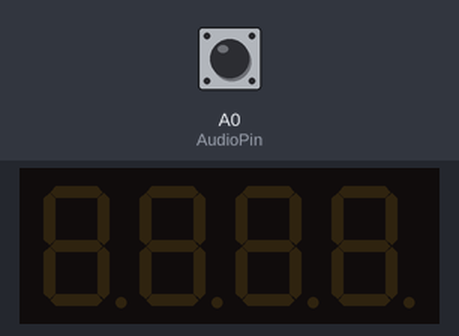
This sketch was run on a simulated Arduino Uno, built with avr-gcc and run on an emulated ATmega328P. Parts: 4-digit seven-segment display. The inputs (shaded band) are chosen by the test bench; at power-on: A0 (AudioPin) HIGH.

Above: at 1.2 s.
1.3 s: A0 (AudioPin) pulled LOW for 0.15 s
At 2.2 s:
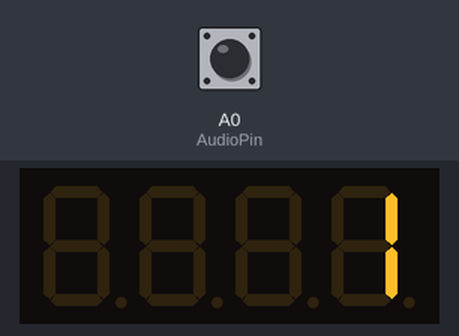
2.9 s: A0 (AudioPin) pulled LOW for 1 s
At 3.4 s:
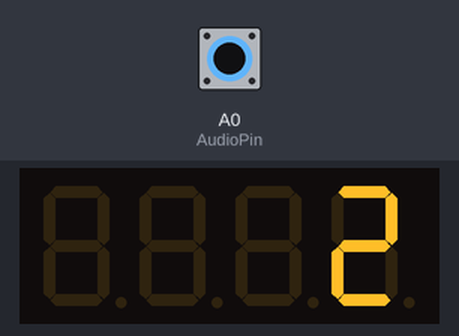
5.4 s: A0 (AudioPin) pulled LOW for 0.15 s
At 6.5 s:
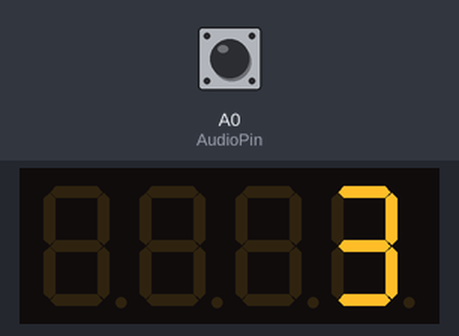
7.0 s: A0 (AudioPin) pulled LOW for 1 s
At 7.7 s:
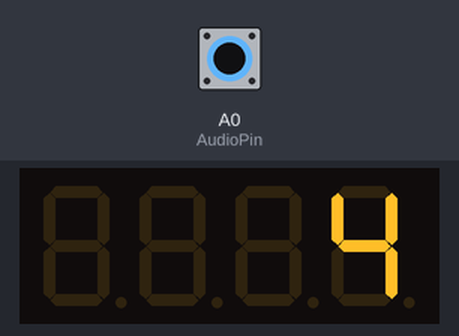
Timing chart, 0 to 10.0 s (numbered marks = the images above; inputs shaded):
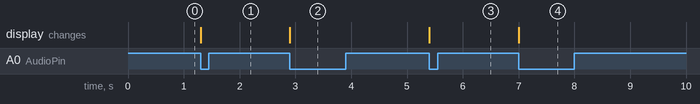

Measured:
- after the input at 1.3 s, the display: first changes at once (image 1 shows a later state)
- after the input at 2.9 s, the display: changes at once (image 2)
- after the input at 5.4 s, the display: changes at once (image 3)
- after the input at 7.0 s, the display: changes at once (image 4)

The sketch:

jugger-counter.ino
```cpp
//**************************************************************//
//  Name    : Recognizes Soundpeaks and counts them
//  Author  : wtlx
//  Date    : 15 Januar, 2018
//  Modified:
//  Version : 1.0
//  Notes   : First Sketch, have mercy :)                           //
//            calibrate the trigger volume directly on the  FC-04   //
//****************************************************************//

#include "SevSeg.h" //Die vorher hinzugefügte Library laden
SevSeg sevseg; //Ein sieben Segment Objekt initialisieren

// Der FC-04 wird über den analogen Arduino Pin A0 angeschlossen
int AudioPin = A0; // Der Analoge Pin 0 bekommt den Namen AudioPin
int zaehler = 0;
int set = 0; // Dieser "Merker" sorgt dafür, dass nicht ein Trommelschlag
             // als mehrere erkannt werden weil sie zu lange nachhallen (Stichwort "entprellen")

void setup()
{
pinMode(AudioPin, INPUT);
digitalWrite(AudioPin, HIGH); // Für echtes High bei Stille sorgen


// ab hier komtt der Code für das 7Seg-Display
byte numDigits = 4; //Hier wird die Anzahl der Ziffern angegeben
byte digitPins[] = {2, 3, 4, 5}; //Die Pins zu den Ziffern werden festgelegt
byte segmentPins[] = {6, 7, 8, 9, 10, 11, 12, 13}; //Die Pins zu den Segmenten werden festgelegt
sevseg.begin(COMMON_CATHODE, numDigits, digitPins, segmentPins);
// je nach Displayart COMMON_CATHODE oder COMMON_ANODE eintragen
}

void loop() {

sevseg.refreshDisplay(); //hier nötig, da sonst die Zahl nur kurz blinkt
  if (digitalRead(AudioPin) == LOW && set == 0) {
    zaehler++;

sevseg.setNumber(zaehler); // Hier wird der Zählerstand an das Display übergeben...
sevseg.refreshDisplay(); // ...und hier dafür gesorgt, dass er angezeigt wird
sevseg.setBrightness(90); // Helligkeit von 0-100

    set=1; // Hier beginnt die Magie des Entprellens
  }

  if (digitalRead(AudioPin) == HIGH && set == 1) {
    delay(550);
    set=0;
  }

}
```
